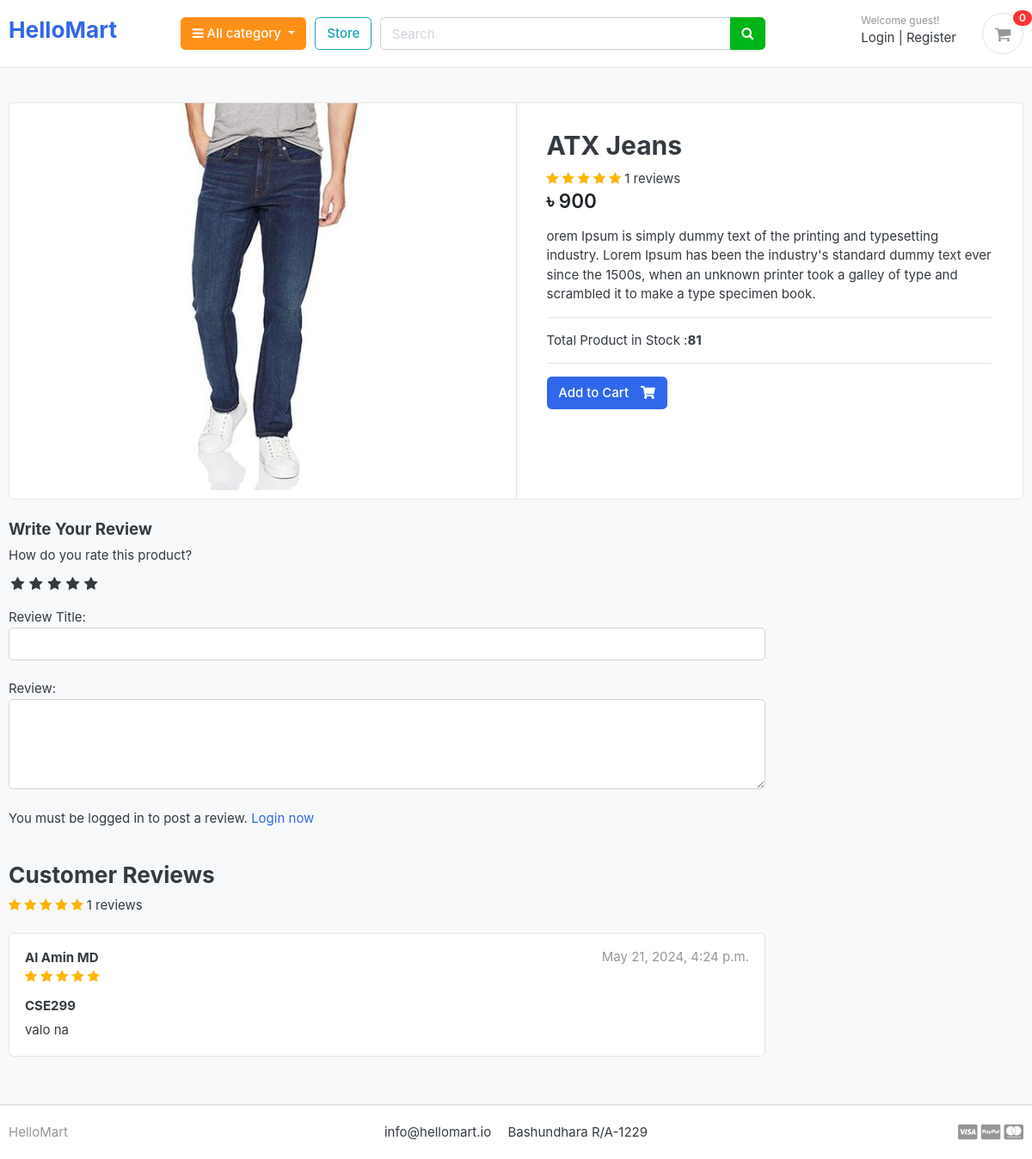
/store/category/jeans/atx-jeans/, run on the app's committed database.
### store/models.py (models this page shows, shortened)
class Product(models.Model):
    product_name    = models.CharField(max_length=200, unique=True)
    slug            = models.SlugField(max_length=200, unique=True)
    description     = models.TextField(max_length=500, blank=True)
    price           = models.IntegerField()
    images          = models.ImageField(upload_to='photos/products')
    stock           = models.IntegerField()
    is_available    = models.BooleanField(default=True)
    category        = models.ForeignKey(Category, on_delete=models.CASCADE)
    created_date    = models.DateTimeField(auto_now_add=True)
    modified_date   = models.DateTimeField(auto_now=True)
    def averageReview(self):
        reviews = ReviewRating.objects.filter(product=self, status=True).aggregate(average=Avg('rating'))
        avg = 0
        if reviews['average'] is not None:
            avg = float(reviews['average'])
        return avg
    def countReview(self):
        reviews = ReviewRating.objects.filter(product=self, status=True).aggregate(count=Count('id'))
        count = 0
        if reviews['count'] is not None:
            count = int(reviews['count'])
        return count

class ReviewRating(models.Model):
    product = models.ForeignKey(Product, on_delete=models.CASCADE)
    user = models.ForeignKey(Account, on_delete=models.CASCADE)
    subject = models.CharField(max_length=100, blank=True)
    review = models.TextField(max_length=500, blank=True)
    rating = models.FloatField()
    ip = models.CharField(max_length=20, blank=True)
    status = models.BooleanField(default=True)
    created_at = models.DateTimeField(auto_now_add=True)
    updated_at = models.DateTimeField(auto_now=True)

### accounts/models.py (models this page shows, shortened)
class Account(AbstractBaseUser):
    first_name      = models.CharField(max_length=50)
    last_name       = models.CharField(max_length=50)
    username        = models.CharField(max_length=50, unique=True)
    email           = models.EmailField(max_length=100, unique=True)
    phone_number    = models.CharField(max_length=50)
    date_joined     = models.DateTimeField(auto_now_add=True)
    last_login      = models.DateTimeField(auto_now=True)
    is_admin        = models.BooleanField(default=False)
    is_staff        = models.BooleanField(default=False)
    is_active        = models.BooleanField(default=False)
    is_superadmin        = models.BooleanField(default=False)
    USERNAME_FIELD = 'email'
    REQUIRED_FIELDS = ['username', 'first_name', 'last_name']
    objects = MyAccountManager()
    def full_name(self):
        return f'{self.first_name} {self.last_name}'

### store/views.py (the view)
# urls.py: path('category/<slug:category_slug>/<slug:product_slug>/', views.product_detail, name='product_detail'),
def product_detail(request, category_slug, product_slug):
    try:
        single_product = Product.objects.get(category__slug=category_slug, slug=product_slug)
        in_cart = CartItem.objects.filter(cart__cart_id=_cart_id(request), product=single_product).exists()
    except Exception as e:
        raise e
    if request.user.is_authenticated:
        try:
            orderproduct = OrderProduct.objects.filter(user=request.user, product_id=single_product.id).exists()
        except OrderProduct.DoesNotExist:
            orderproduct = None
    else:
        orderproduct = None
    reviews = ReviewRating.objects.filter(product_id=single_product.id, status=True)
    context = {
        'single_product': single_product,
        'in_cart'       : in_cart,
        'orderproduct': orderproduct,
        'reviews': reviews,
    }
    return render(request, 'store/product_details.html', context)

### cart/context_processors.py (called while the page is built)
def counter(request):
    cart_count = 0
    if 'admin' in request.path:
        return {}
    else:
        try:
            cart = Cart.objects.filter(cart_id=_cart_id(request))
            if request.user.is_authenticated:
                cart_items = CartItem.objects.all().filter(user=request.user)
            else:
                cart_items = CartItem.objects.all().filter(cart=cart[:1])
            for cart_item in cart_items:
                cart_count += cart_item.quantity
        except Cart.DoesNotExist:
            cart_count = 0
    return dict(cart_count=cart_count)

### cart/views.py (called while the page is built)
def _cart_id(request):
    cart = request.session.session_key
    if not cart:
        cart = request.session.create()
    return cart

### category/context_processors.py (called while the page is built)
def menu_links(request):
    links = Category.objects.all()
    return dict(links=links)

### category/models.py (called while the page is built)
    def get_url(self):
        return reverse('products_by_category', args=[self.slug])

### store/templates/store/product_details.html (shortened to what this page needs)
{% extends 'base.html' %} {% load static %} {% block content %}
<section class="section-content padding-y bg">
  <div class="container">
    <div class="card">
      <div class="row no-gutters">
        <aside class="col-md-6">
          <article class="gallery-wrap">
            <div class="img-big-wrap">
              <a href="#"><img src="{{ single_product.images.url }}" /></a>
            </div>
          </article>
        </aside>
        <main class="col-md-6 border-left">
          <form action="{% url 'add_cart' single_product.id %}" method="POST">
            <article class="content-body">
              <h2 class="title">{{ single_product.product_name }}</h2>
              <div class="rating-star">
                <span>
                  <i
                    class="fa fa-star{% if single_product.averageReview < 0.5 %}-o{% elif single_product.averageReview >= 0.5 and single_product.averageReview < 1 %}-half-o {% endif %}"
                    aria-hidden="true"
                  ></i>
                  <i
                    class="fa fa-star{% if single_product.averageReview < 1.5 %}-o{% elif single_product.averageReview >= 1.5 and single_product.averageReview < 2 %}-half-o {% endif %}"
                    aria-hidden="true"
                  ></i>
                  <i
                    class="fa fa-star{% if single_product.averageReview < 2.5 %}-o{% elif single_product.averageReview >= 2.5 and single_product.averageReview < 3 %}-half-o {% endif %}"
                    aria-hidden="true"
                  ></i>
                  <i
                    class="fa fa-star{% if single_product.averageReview < 3.5 %}-o{% elif single_product.averageReview >= 3.5 and single_product.averageReview < 4 %}-half-o {% endif %}"
                    aria-hidden="true"
                  ></i>
                  <i
                    class="fa fa-star{% if single_product.averageReview < 4.5 %}-o{% elif single_product.averageReview >= 4.5 and single_product.averageReview < 5 %}-half-o {% endif %}"
                    aria-hidden="true"
                  ></i>
                  <span>{{single_product.countReview}} reviews</span>
                </span>
              </div>
              <div class="mb-3">
                <var class="price h4">৳ {{single_product.price}}</var>
              </div>
              <p>{{ single_product.description }}</p>
              <hr />
              <p>Total Product in Stock :<b>{{ single_product.stock }}</b></p>
              <hr />
              {% if single_product.stock <= 0 %}
              <h5 class="text-danger">Out of Stock</h5>
              {% elif in_cart %}
              <p>Item Already added to cart</p>
                <a class="btn btn-warning" href="{% url 'cart'%}">
                <span class="text">View Cart</span>
                <i class="fas fa-shopping-cart"></i>
              </a>
              {% else %}
              <button type="submit" class="btn btn-primary">
                <span class="text">Add to Cart</span>
                <i class="fas fa-shopping-cart"></i>
              </button>
              {% endif %}
            </article>
          </form>
        </main>
      </div>
    </div>
    <br />
    <div class="row">
      <div class="col-md-9">
        <form
          action="{% url 'submit_review' single_product.id %}"
          method="POST"
        >
          <h5>Write Your Review</h5>
          <div>
            <label>How do you rate this product?</label>
            <br />
            <div class="rate">
              /><label for="rating10" title="5"></label>
              /><label for="rating8" title="4"></label>
              /><label for="rating6" title="3"></label>
              /><label for="rating4" title="2"></label>
              /><label for="rating2" title="1"></label>
            </div>
            <br />
            Review Title:
            <input type="text" class="form-control" name="subject" />
            <br />
            Review:
            <textarea name="review" rows="4" class="form-control"></textarea>
            <br />
            {% if user.is_authenticated %} {% if orderproduct %}
            <input
              type="submit"
              value="Submit Review"
              class="btn btn-primary"
            />
            {% else %}
            <p>You must purchase this product to post a review.</p>
            {% endif %} {% else %}
            <p>
              You must be logged in to post a review.
              <span><a href="{% url 'login' %}">Login now</a></span>
            </p>
            {% endif %}
          </div>
        </form>
        <br />
        <header class="section-heading">
          <h3>Customer Reviews</h3>
          <div class="rating-star">
            <span>
              <i
                class="fa fa-star{% if single_product.averageReview < 0.5 %}-o{% elif single_product.averageReview >= 0.5 and single_product.averageReview < 1 %}-half-o {% endif %}"
                aria-hidden="true"
              ></i>
              <i
                class="fa fa-star{% if single_product.averageReview < 1.5 %}-o{% elif single_product.averageReview >= 1.5 and single_product.averageReview < 2 %}-half-o {% endif %}"
                aria-hidden="true"
              ></i>
              <i
                class="fa fa-star{% if single_product.averageReview < 2.5 %}-o{% elif single_product.averageReview >= 2.5 and single_product.averageReview < 3 %}-half-o {% endif %}"
                aria-hidden="true"
              ></i>
              <i
                class="fa fa-star{% if single_product.averageReview < 3.5 %}-o{% elif single_product.averageReview >= 3.5 and single_product.averageReview < 4 %}-half-o {% endif %}"
                aria-hidden="true"
              ></i>
              <i
                class="fa fa-star{% if single_product.averageReview < 4.5 %}-o{% elif single_product.averageReview >= 4.5 and single_product.averageReview < 5 %}-half-o {% endif %}"
                aria-hidden="true"
              ></i>
              <span>{{single_product.countReview}} reviews</span>
            </span>
          </div>
        </header>
        {% for review in reviews %}
        <article class="box mb-3">
          <div class="icontext w-100">
            <div class="text">
              <span class="date text-muted float-md-right"
                >{{review.updated_at}}
              </span>
              <h6 class="mb-1">{{review.user.full_name}}</h6>
              <div class="rating-star">
                <span>
                  <i
                    class="fa fa-star{% if review.rating == 0.5 %}-half-o{% elif review.rating < 1 %}-o {% endif %}"
                    aria-hidden="true"
                  ></i>
                  <i
                    class="fa fa-star{% if review.rating == 1.5 %}-half-o{% elif review.rating < 2 %}-o {% endif %}"
                    aria-hidden="true"
                  ></i>
                  <i
                    class="fa fa-star{% if review.rating == 2.5 %}-half-o{% elif review.rating < 3 %}-o {% endif %}"
                    aria-hidden="true"
                  ></i>
                  <i
                    class="fa fa-star{% if review.rating == 3.5 %}-half-o{% elif review.rating < 4 %}-o {% endif %}"
                    aria-hidden="true"
                  ></i>
                  <i
                    class="fa fa-star{% if review.rating == 4.5 %}-half-o{% elif review.rating < 5 %}-o {% endif %}"
                    aria-hidden="true"
                  ></i>
                </span>
              </div>
            </div>
          </div>
          <div class="mt-3">
            <h6>{{review.subject}}</h6>
            <p>{{review.review}}</p>
          </div>
        </article>
        {% endfor %}
      </div>
    </div>
  </div>
</section>
{% endblock %}

### static/css/ui.css (style rules this page uses)
html { font-family: "Inter", sans-serif; font-size: 15px; }
.content-body { flex: 1 1 auto; padding: 2rem 2.3rem; }
.padding-y { padding-top: 40px; padding-bottom: 40px; }
var { font-style: normal; }
article:after, .form-group:after { display: block; clear: both; content: ""; }
.bg { background-color: #f8f9fa; }
.section-heading { margin-bottom: 20px; margin-top: 15px; }
p:last-child { margin-bottom: 0; }
.btn .text + i { margin-left: 10px; }
.icontext { display: inline-flex; align-items: center; vertical-align: middle; }
.icontext .text { width: 100%; line-height: 1.2; }
.price { font-weight: 600; color: #212529; }
.box { padding: 18px; background: #fff; border-radius: 0.37rem; border: 1px solid #e4e4e4; }
.gallery-wrap .img-big-wrap { margin-bottom: 10px; border-radius: 0.37rem; overflow: hidden; background-color: #fff; }
.gallery-wrap .img-big-wrap a { text-align: center; display: block; }
.gallery-wrap .img-big-wrap img { height: 450px; width: auto; display: inline-block; }

### static/css/custom.css (style rules this page uses)
.rate { display: inline-block;; border: 0; }
.rate > label { float: right; }
.rate > label:before { display: inline-block; font-size: 1.1rem; font-family: FontAwesome; content: "\f005"; margin:0; padding:0.3rem .2rem; cursor: pointer; }
.rating-star i { color: #ffb503 !important; }

### data on the page
Product: images (picture), product_name "ATX Jeans", countReview "1", price "900", description "orem Ipsum is simply dummy text of the printing and typesetting industry. Lorem Ipsum has been the industry's standard dummy text ever since the 1500s, when an unknown printer took a galley of type and scrambled it to make a type specimen book.", stock "81"
ReviewRating: updated_at "May 21, 2024, 4:24 p.m.", user.full_name "Al Amin MD", subject "CSE299", review "valo na"

### other printed values
{{ cart_count }} "0"
